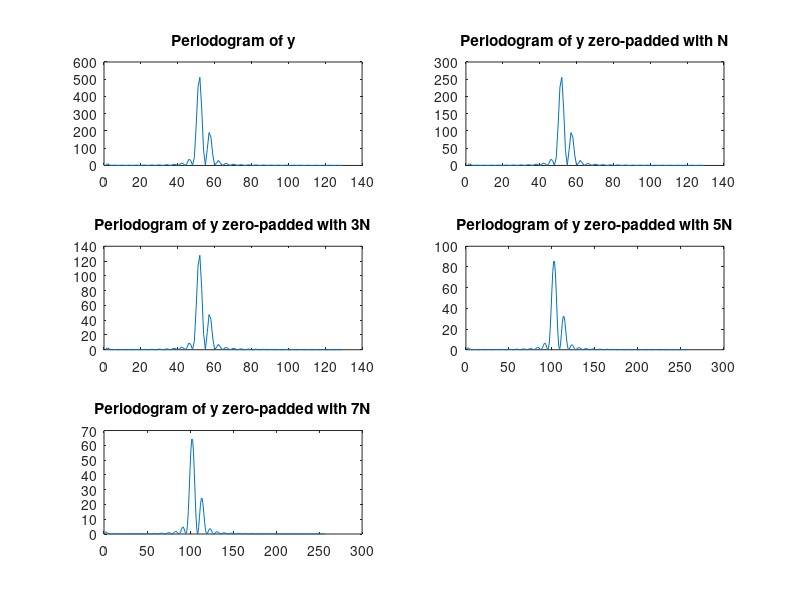

Write the MATLAB code that produced this figure.
close all
clear all

phi1=0;
phi2=0;
N=64;
t=0:N-1;
e=randn(1);

y=10*sin(0.2*2*pi*t+phi1) + 5*sin((0.2+1/N)*2*pi*t+phi2) + e;


p1=periodogram(y);
p2=periodogram([y,zeros(1,N)]);
p3=periodogram([y,zeros(1,3*N)]);
p4=periodogram([y,zeros(1,5*N)]);
p5=periodogram([y,zeros(1,7*N)]);

subplot(3,2,1), plot(p1), title('Periodogram of y')
subplot(3,2,2), plot(p2), title('Periodogram of y zero-padded with N')
subplot(3,2,3), plot(p3), title('Periodogram of y zero-padded with 3N')
subplot(3,2,4), plot(p4), title('Periodogram of y zero-padded with 5N')
subplot(3,2,5), plot(p5), title('Periodogram of y zero-padded with 7N')